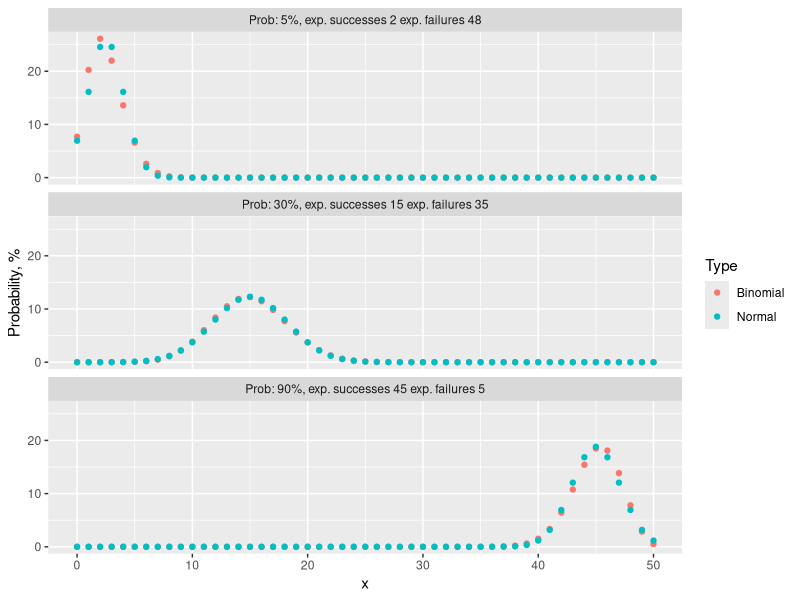
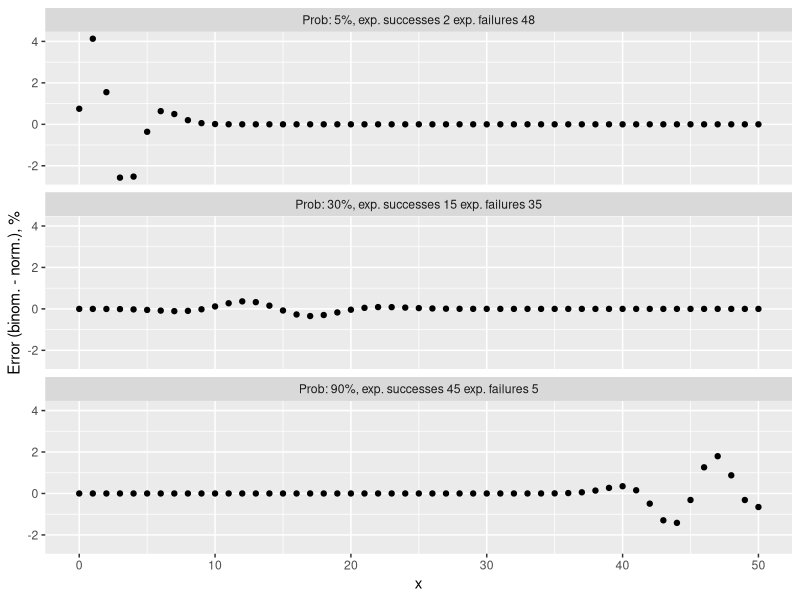

Generate these figures, in order, with R:
## ---- chunk 1
# load libraries for blog post
library(ggplot2)
library(data.table)
## ---- chunk 2
# probabilities
p <- c(0.05, 0.3, 0.9)

# successes
x <- 0:50

# create data.table
dt <- CJ(p, x)

# add size column
dt[, size := 50]

# add binomial probability
dt[, Binomial := dbinom(x, size=size, prob=p) * 100]

# create label column
dt[, label := paste0("Prob: ", round(p*100),
                     "%, exp. successes ", round(p*size),
                     " exp. failures ", round((1-p)*size))]

# calculate mean and standard deviation
dt[, mu := size * p]
dt[, st.dev := sqrt(p * (1 - p) * size)]

# get norm distribution
dt[, Normal := dnorm(x, mean=mu, sd = st.dev) * 100]

# convert to ordered factor
dt[, label := factor(label, levels=c("Prob: 5%, exp. successes 2 exp. failures 48",
                                     "Prob: 30%, exp. successes 15 exp. failures 35",
                                     "Prob: 90%, exp. successes 45 exp. failures 5" ))]

# reshape for plotting
dt.plot <- melt(dt, id.vars = c("x", "label"),
                measure.vars = c("Binomial", "Normal"),
                variable.name = c("Type"),
                value.name = c('prob'))

# create figure
fig <- ggplot(dt.plot, aes(x, prob, color=Type)) + geom_point() + facet_wrap(~label, ncol = 1) + ylab("Probability, %")
fig
## ---- chunk 3
# calculate error (use data.table from previous code chunk)
dt[, Error := Binomial - Normal]

# create figure
fig <- ggplot(dt, aes(x, Error)) + geom_point() + facet_wrap(~label, ncol = 1) + ylab("Error (binom. - norm.), %")
fig
